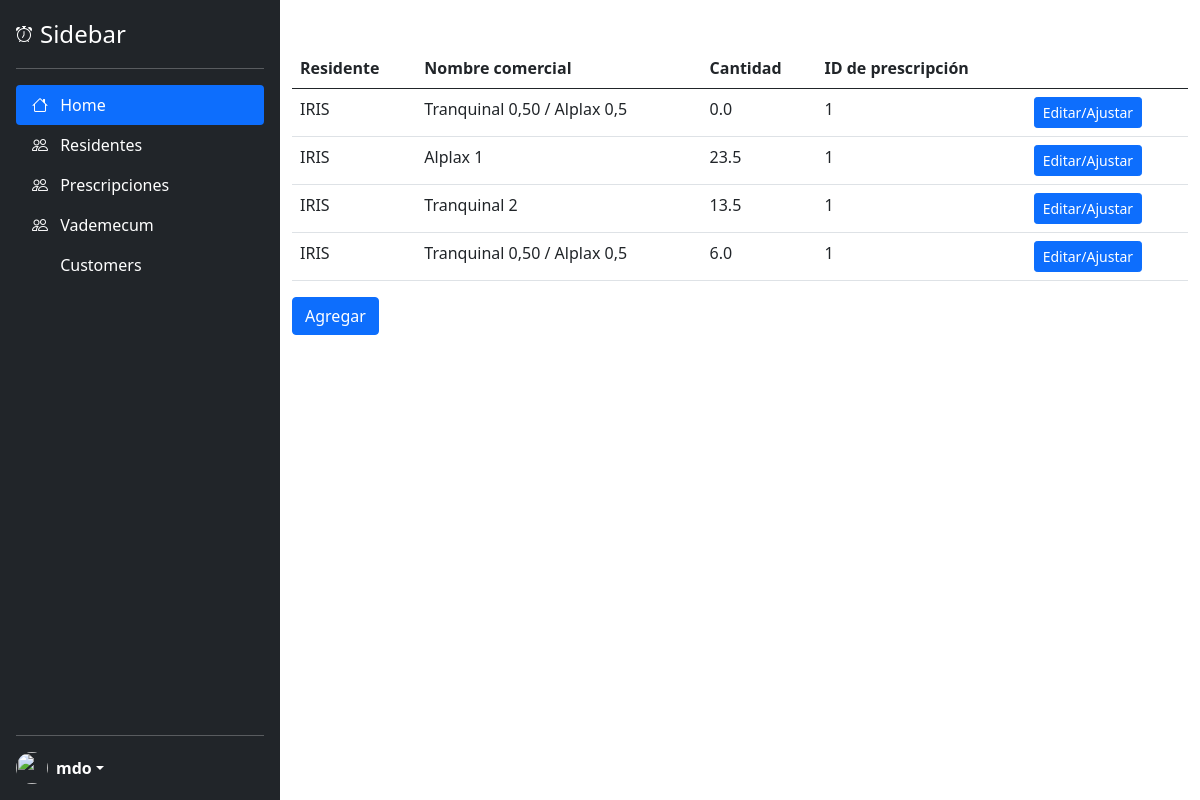
Page /stock_list/1 on the earlier database version.
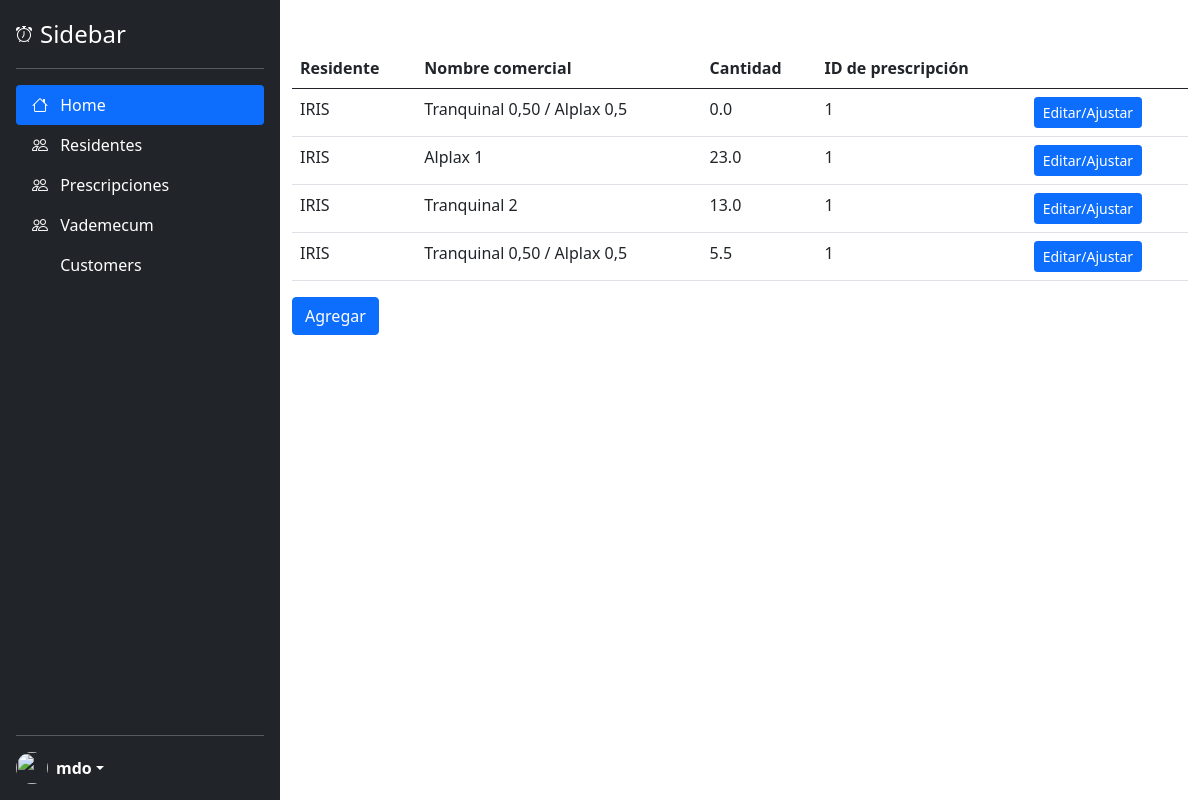
Same page on the later database version.
### tables this page shows
CREATE TABLE "stock" (
	"stock_id"	INTEGER,
	"resident_id"	INTEGER NOT NULL,
	"medication_id"	INTEGER NOT NULL,
	"amount"	REAL,
	"notes"	TEXT,
	"date"	DATE NOT NULL,
	"prescription_id"	INTEGER NOT NULL,
	PRIMARY KEY("stock_id" AUTOINCREMENT)
);

### main.py (the view)
@app.route("/stock_list/<int:prescription_id>", methods = ["GET"])
def stock_list(prescription_id):
    stock_list = get_stock_from_value("prescription_id", prescription_id)
    for stock in stock_list:
        stock.to_show_in_html()
    return render_template("/stock_list.html", stock_list = stock_list, prescription_id = prescription_id)

### src/resident.py (called while the page is built)
def create_resident_dictionary(resident_tuple):
    resident_dictionary = {
        "resident_id" : resident_tuple[0],
        "name" : resident_tuple[1],
        "last_name" : resident_tuple[2],
        "status" : resident_tuple[3],
        "admission_date" : resident_tuple[4],
        "birth_date" : resident_tuple[5],
        "age" : resident_tuple[6],
        "gender" : resident_tuple[7],
        "citizenship" : resident_tuple[8],
        "marital_status" : resident_tuple[9],
        "id_type" : resident_tuple[10],
        "id_number" : resident_tuple[11],
        "address" : resident_tuple[12],
        "city" : resident_tuple[13],
        "prepaid" : resident_tuple[14],
        "affiliation_number" : resident_tuple[15],
        "nickname" : resident_tuple[16]
    }
    return resident_dictionary

def get_resident_by_id(resident_id):
    with sqlite3.connect("./ayekan.db") as conn:
        cursor = conn.cursor()
        cursor.execute(f'SELECT * FROM residents WHERE resident_id="{resident_id}";')
        result = cursor.fetchone()
        resident_dictionary = create_resident_dictionary(result)
        resident = Resident(resident_dictionary)
        return resident

### src/stock.py (called while the page is built)
def create_stock_dictionary(stock_tuple):
    stock_dictionary = {
        "stock_id": stock_tuple[0],
        "resident_id": stock_tuple[1],
        "medication_id": stock_tuple[2],
        "amount": stock_tuple[3],
        "notes": stock_tuple[4],
        "date": stock_tuple[5],
        "prescription_id": stock_tuple[6]
    }
    return stock_dictionary

def get_stock_from_value(field_name, value):
    with sqlite3.connect("./ayekan.db") as conn:
        cursor = conn.cursor()
        cursor.execute(f'SELECT * FROM stock WHERE {field_name} = "{value}";')
        stock_list = []
        result = cursor.fetchall()
        for stock_tuple in result:
            stock_dictionary = create_stock_dictionary(stock_tuple)
            stock = Stock(stock_dictionary)
            stock_list.append(stock)
        return stock_list

    def to_show_in_html(self):
        self.resident_id = get_resident_by_id(self.resident_id).nickname.upper()
        self.medication_id = get_medication_by_id(self.medication_id).commercial_name.title()

### app/templates/stock_list.html (shortened to what this page needs)
{% extends "base.html" %}
{% block content %}
  <table class="table table-hover">
    <thead>
      <tr>
        <th scope="col">Residente</th>
        <th scope="col">Nombre comercial</th>
        <th scope="col">Cantidad</th>
        <th scope="col">ID de prescripción</th>
        <th scope="col"></th>
      </tr>
    </thead>
    <tbody>
      {% for stock in stock_list %}
      <tr>
        <td>{{ stock.resident_id }}</td>
        <td>{{ stock.medication_id }}</td>
        <td>{{ stock.amount }}</td>
        <td>{{ stock.prescription_id }}</td>
        <td>
          <a href="{{ url_for('stock_details', stock_id = stock.stock_id) }}" class="btn btn-primary btn-sm">Editar/Ajustar</a>
        </td>
      </tr>
      {% endfor %}
    </tbody>
  </table>
  <a href="{{ url_for('new_stock', prescription_id = prescription_id) }}" class="btn btn-primary">Agregar</a>
{% endblock %}

### app/templates/base.html (shortened to what this page needs)
<!doctype html>
<html lang="en">
    <head>
        <link href="https://cdn.jsdelivr.net/npm/bootstrap@5.0.2/dist/css/bootstrap.min.css" rel="stylesheet">
        <link rel="stylesheet" href="https://cdn.jsdelivr.net/npm/bootstrap-icons@1.5.0/font/bootstrap-icons.css">
        <link rel="stylesheet" href="https://getbootstrap.com/docs/5.1/examples/sidebars/sidebars.css">
    </head>
    {% block body %}
    <body>
        <div class="d-flex">
            <div class="d-flex flex-column flex-shrink-0 p-3 text-white bg-dark sticky-top" style="width: 280px; height: 100vh">
                <a href="/" class="d-flex align-items-center mb-3 mb-md-0 me-md-auto text-white text-decoration-none">
                    <i class="bi me-2 bi-alarm"></i>
                    <span class="fs-4">Sidebar</span>
                </a>
                <hr>
                <ul class="nav nav-pills flex-column mb-auto">
                    <li class="nav-item">
                        <a href="#" class="nav-link active" aria-current="page">
                        <i class="bi me-2 bi-house"></i>
                        Home
                        </a>
                    </li>
                    <li>
                        <a href="{{ url_for('search') }}" class="nav-link text-white">
                        <i class="bi me-2 bi-people"></i>
                        Residentes
                        </a>
                    </li>
                    <li>
                        <a href="{{ url_for('residents_list') }}" class="nav-link text-white">
                        <i class="bi me-2 bi-people"></i>
                        Prescripciones
                        </a>
                    </li>
                    <li>
                        <a href="{{ url_for('vademecum_list')  }}" class="nav-link text-white">
                        <i class="bi me-2 bi-people"></i>
                        Vademecum
                        </a>
                    </li>
                    <li>
                        <a href="#" class="nav-link text-white">
                        <svg class="bi me-2" width="16" height="16"><use xlink:href="#people-circle"></use></svg>
                        Customers
                        </a>
                    </li>
                </ul>
                <hr>
                <div class="dropdown">
                    <a href="#" class="d-flex align-items-center text-white text-decoration-none dropdown-toggle" id="dropdownUser1" data-bs-toggle="dropdown" aria-expanded="false">
                        <img src="https://github.com/mdo.png" alt="" width="32" height="32" class="rounded-circle me-2">
                        <strong>mdo</strong>
                    </a>
                </div>
            </div>
            <div class="container mt-5 ">
                {% block content %}
                {% endblock %}
            </div>
        </div>
    </body>
    {% endblock %}
</html>

Differences in the rows shown:
changed stock (number 2 of 4 on the later page): amount "23.5" → "23.0"
changed stock (number 3 of 4 on the later page): amount "13.5" → "13.0"
changed stock (number 4 of 4 on the later page): amount "6.0" → "5.5"
